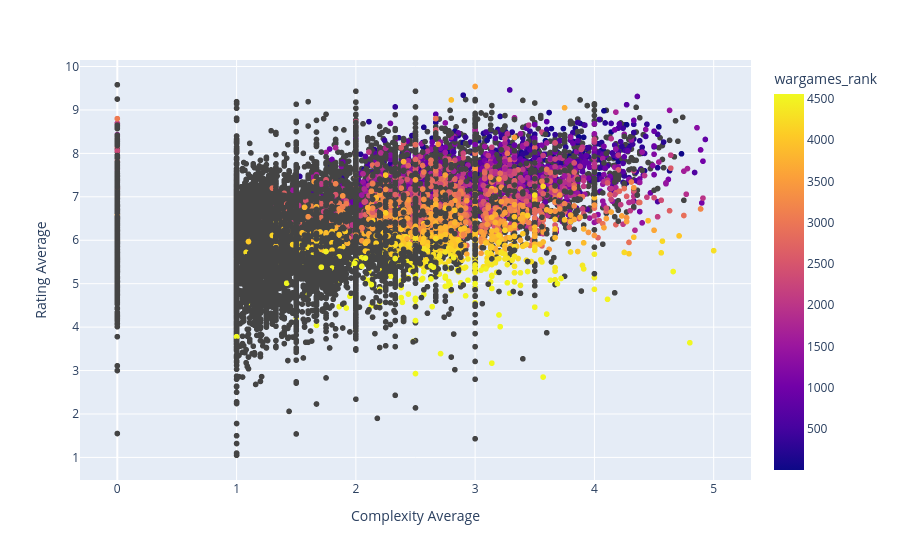

The cell this chart's notebook holds for it:
### Code cell
fig = px.scatter(df_join, x="Complexity Average", y="Rating Average", color="wargames_rank")
fig.show()

### Figure 1 — Plotly figure (JSON) as saved in the notebook; plotly's stock layout.template omitted (floating-point values rounded to 4 significant figures; data arrays with more than 128 entries replaced by an {"elided": "..."} marker saying what was removed)
{"data": [{"hovertemplate": "Complexity Average=%{x}<br>Rating Average=%{y}<br>wargames_rank=%{marker.color}<extra></extra>", "legendgroup": "", "marker": {"color": {"elided": "20327 float values"}, "coloraxis": "coloraxis", "symbol": "circle"}, "mode": "markers", "name": "", "showlegend": false, "type": "scattergl", "x": {"elided": "20327 float values"}, "xaxis": "x", "y": {"elided": "20327 float values"}, "yaxis": "y"}], "layout": {"coloraxis": {"colorbar": {"title": {"text": "wargames_rank"}}, "colorscale": [[0, "#0d0887"], [0.1111, "#46039f"], [0.2222, "#7201a8"], [0.3333, "#9c179e"], [0.4444, "#bd3786"], [0.5556, "#d8576b"], [0.6667, "#ed7953"], [0.7778, "#fb9f3a"], [0.8889, "#fdca26"], [1, "#f0f921"]]}, "legend": {"tracegroupgap": 0}, "margin": {"t": 60}, "xaxis": {"anchor": "y", "domain": [0, 1], "title": {"text": "Complexity Average"}}, "yaxis": {"anchor": "x", "domain": [0, 1], "title": {"text": "Rating Average"}}}}
